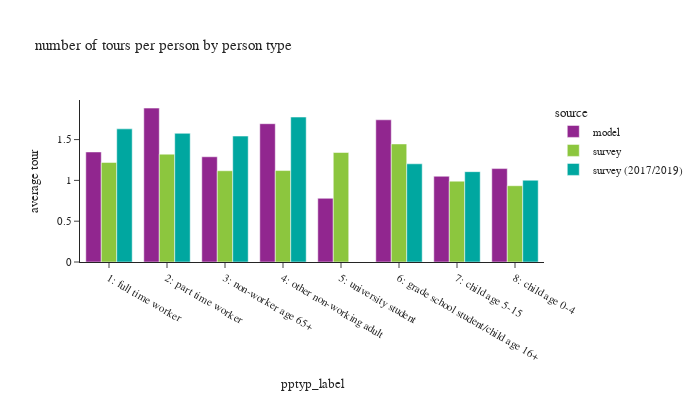

Source (notebook cell):
### Code cell
# plot_segment(tour_group_var=['source','pptyp_label'],person_group_var=['source','pptyp_label'],
#              title_name="number of tours per person by person type")

df_plot = df_tour.groupby(['source','pptyp_label'])['toexpfac'].sum().reset_index(). \
    merge(df_person.groupby(['source','pptyp_label'])['psexpfac'].sum().reset_index(), how='left', on=['source','pptyp_label'])
df_plot['average tour'] = df_plot['toexpfac']/df_plot['psexpfac']
df_plot
plot_segment(df_plot, tour_group_var=['source','pptyp_label'],person_group_var=['source','pptyp_label'],
             title_name="number of tours per person by person type")

### Figure 1 — Plotly figure (JSON) as saved in the notebook; plotly's stock layout.template omitted (floating-point values rounded to 4 significant figures)
{"data": [{"alignmentgroup": "True", "hovertemplate": "source=model<br>pptyp_label=%{x}<br>average tour=%{y}<extra></extra>", "legendgroup": "model", "marker": {"color": "#91268F", "pattern": {"shape": ""}}, "name": "model", "offsetgroup": "model", "orientation": "v", "showlegend": true, "textposition": "auto", "type": "bar", "x": ["1: full time worker", "2: part time worker", "3: non-worker age 65+", "4: other non-working adult", "5: university student", "6: grade school student/child age 16+", "7: child age 5-15", "8: child age 0-4"], "xaxis": "x", "y": [1.348, 1.886, 1.289, 1.695, 0.7806, 1.742, 1.051, 1.144], "yaxis": "y"}, {"alignmentgroup": "True", "hovertemplate": "source=survey<br>pptyp_label=%{x}<br>average tour=%{y}<extra></extra>", "legendgroup": "survey", "marker": {"color": "#8CC63E", "pattern": {"shape": ""}}, "name": "survey", "offsetgroup": "survey", "orientation": "v", "showlegend": true, "textposition": "auto", "type": "bar", "x": ["1: full time worker", "2: part time worker", "3: non-worker age 65+", "4: other non-working adult", "5: university student", "6: grade school student/child age 16+", "7: child age 5-15", "8: child age 0-4"], "xaxis": "x", "y": [1.22, 1.321, 1.118, 1.121, 1.342, 1.447, 0.9906, 0.9347], "yaxis": "y"}, {"alignmentgroup": "True", "hovertemplate": "source=survey (2017/2019)<br>pptyp_label=%{x}<br>average tour=%{y}<extra></extra>", "legendgroup": "survey (2017/2019)", "marker": {"color": "#00A7A0", "pattern": {"shape": ""}}, "name": "survey (2017/2019)", "offsetgroup": "survey (2017/2019)", "orientation": "v", "showlegend": true, "textposition": "auto", "type": "bar", "x": ["1: full time worker", "2: part time worker", "3: non-worker age 65+", "4: other non-working adult", "5: university student", "6: grade school student/child age 16+", "7: child age 5-15", "8: child age 0-4"], "xaxis": "x", "y": [1.631, 1.577, 1.543, 1.776, null, 1.203, 1.107, 1.002], "yaxis": "y"}], "layout": {"barmode": "group", "font": {"size": 11}, "height": 400, "legend": {"title": {"text": "source"}, "tracegroupgap": 0}, "title": {"text": "number of tours per person by person type"}, "width": 700, "xaxis": {"anchor": "y", "domain": [0.0, 1.0], "title": {"text": "pptyp_label"}}, "yaxis": {"anchor": "x", "domain": [0.0, 1.0], "tickformat": ".2", "title": {"text": "average tour"}}}}
